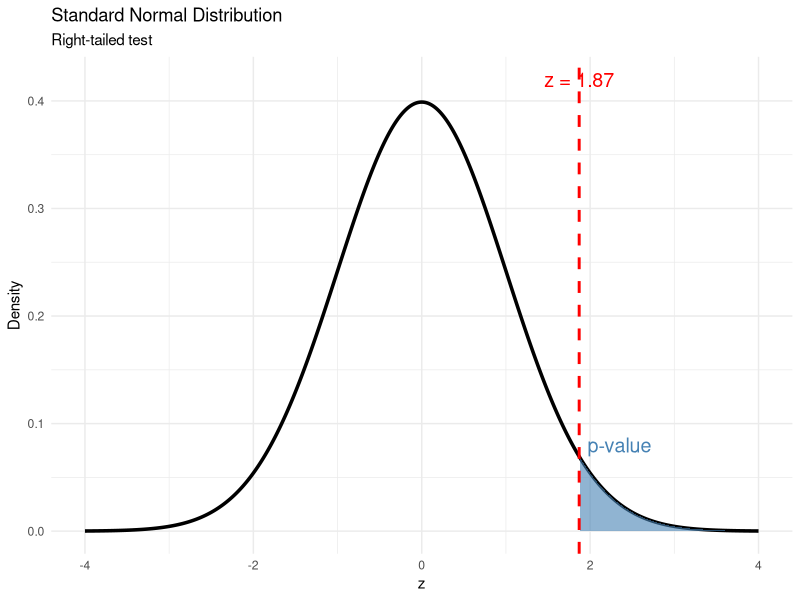
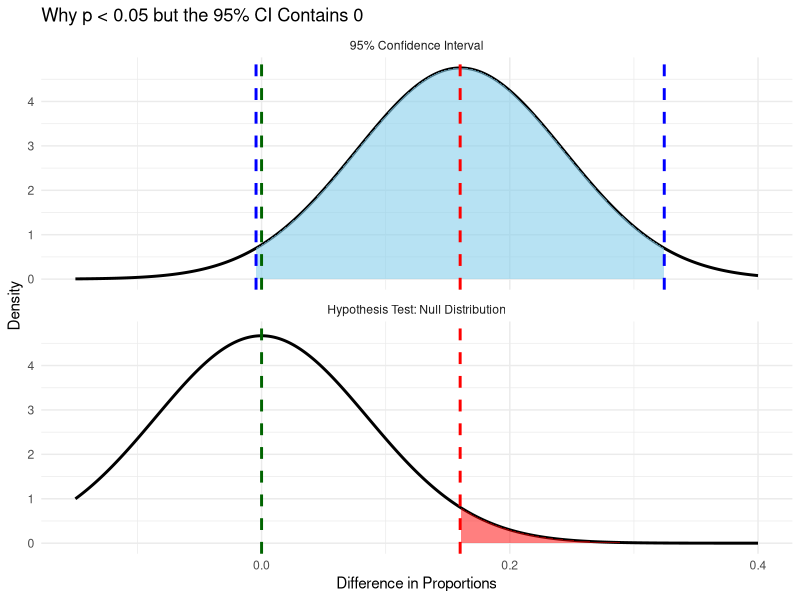
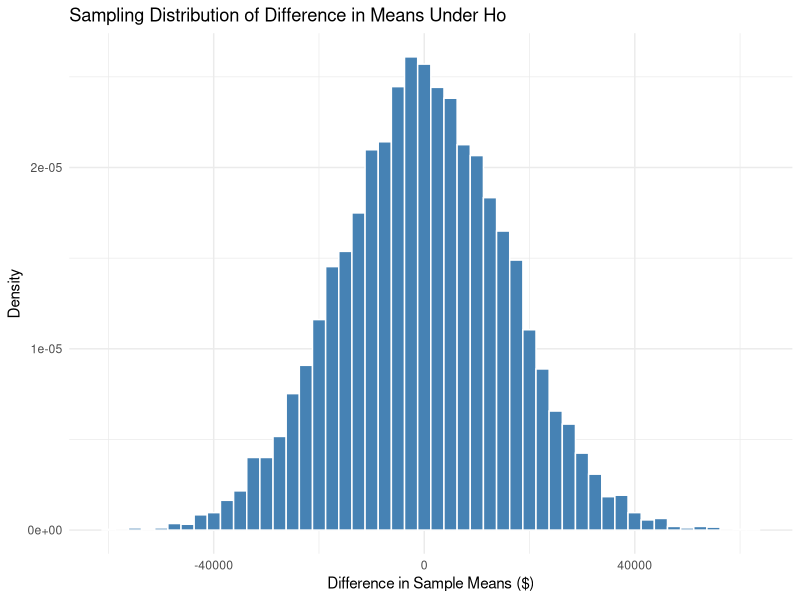
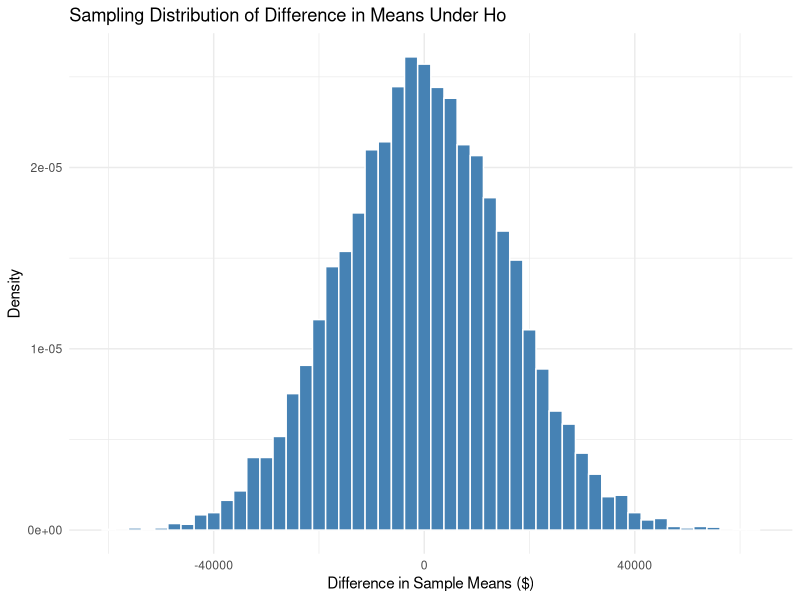

Write the R code that produced these figures, in order.
## ---- chunk 1
#| echo: false
library(ggplot2)

# Create standard normal distribution
data <- data.frame(
  z = seq(-4, 4, length.out = 1000)
)

data$y <- dnorm(data$z)

# Data for the shaded p-value region
shade <- subset(data, z >= 1.87)

ggplot(data, aes(x = z, y = y)) +
  geom_line(linewidth = 1.2, color = "black") +
  
  # Shade the p-value
  geom_area(
    data = shade,
    aes(x = z, y = y),
    fill = "steelblue",
    alpha = 0.6
  ) +
  
  # Mark z = 1.87
  geom_vline(
    xintercept = 1.87,
    linetype = "dashed",
    color = "red",
    linewidth = 1
  ) +
  
  # Label
  annotate(
    "text",
    x = 2.35,
    y = 0.08,
    label = "p-value",
    color = "steelblue",
    size = 5
  ) +
  
  annotate(
    "text",
    x = 1.87,
    y = 0.42,
    label = "z = 1.87",
    color = "red",
    size = 5
  ) +
  
  labs(
    title = "Standard Normal Distribution",
    subtitle = "Right-tailed test",
    x = "z",
    y = "Density"
  ) +
  
  theme_minimal()
## ---- chunk 2
#| echo: false
library(ggplot2)
library(dplyr)

# Observed proportions
p1 <- 42/50
p2 <- 34/50
diff <- p1 - p2

# Null (pooled) SE
p_pool <- (42 + 34)/(50 + 50)

SE_null <- sqrt(
  p_pool * (1 - p_pool) * (1/50 + 1/50)
)

# CI SE
SE_CI <- sqrt(
  p1*(1-p1)/50 +
  p2*(1-p2)/50
)

# 95% CI
z_star <- 1.96
lower <- diff - z_star*SE_CI
upper <- diff + z_star*SE_CI

# Create x values
x <- seq(-0.15, 0.40, length.out = 1000)

# Data for both panels
df <- bind_rows(
  data.frame(
    x = x,
    y = dnorm(x, 0, SE_null),
    Panel = "Hypothesis Test: Null Distribution"
  ),
  data.frame(
    x = x,
    y = dnorm(x, diff, SE_CI),
    Panel = "95% Confidence Interval"
  )
)

ggplot(df, aes(x = x, y = y)) +
  
  geom_line(linewidth = 1, color = "black") +
  
  # Shade p-value in null distribution
  geom_area(
    data = subset(
      df,
      Panel == "Hypothesis Test: Null Distribution" &
        x >= diff
    ),
    fill = "red",
    alpha = 0.5
  ) +
  
  # Shade the 95% CI in the CI distribution
  geom_area(
    data = subset(
      df,
      Panel == "95% Confidence Interval" &
        x >= lower & x <= upper
    ),
    fill = "skyblue",
    alpha = 0.6
  ) +
  
  # Null value = 0
  geom_vline(
    xintercept = 0,
    color = "darkgreen",
    linewidth = 1,
    linetype = "dashed"
  ) +
  
  # Observed difference
  geom_vline(
    xintercept = diff,
    color = "red",
    linewidth = 1,
    linetype = "dashed"
  ) +
  
  # CI endpoints
  geom_vline(
    data = data.frame(
      x = c(lower, upper),
      Panel = "95% Confidence Interval"
    ),
    aes(xintercept = x),
    color = "blue",
    linetype = "dashed",
    linewidth = 1
  ) +
  
  facet_wrap(~Panel, ncol = 1) +
  
  labs(
    title = "Why p < 0.05 but the 95% CI Contains 0",
    x = "Difference in Proportions",
    y = "Density"
  ) +
  
  theme_minimal()
## ---- chunk 3
#| echo: false
library(ggplot2)

set.seed(123)

null_dist <- data.frame(
  difference = rnorm(
    10000,
    mean = 0,
    sd = 15910
  )
)

ggplot(null_dist, aes(x = difference)) +
  geom_histogram(
    aes(y = after_stat(density)),
    bins = 50,
    fill = "steelblue",
    color = "white"
  ) +
  labs(
    title = "Sampling Distribution of Difference in Means Under Ho",
    x = "Difference in Sample Means ($)",
    y = "Density"
  ) +
  theme_minimal()
## ---- chunk 4
#| echo: false
library(ggplot2)

set.seed(123)

null_dist <- data.frame(
  difference = rnorm(
    10000,
    mean = 0,
    sd = 15910
  )
)

ggplot(null_dist, aes(x = difference)) +
  geom_histogram(
    aes(y = after_stat(density)),
    bins = 50,
    fill = "steelblue",
    color = "white"
  ) +
  labs(
    title = "Sampling Distribution of Difference in Means Under Ho",
    x = "Difference in Sample Means ($)",
    y = "Density"
  ) +
  theme_minimal()
